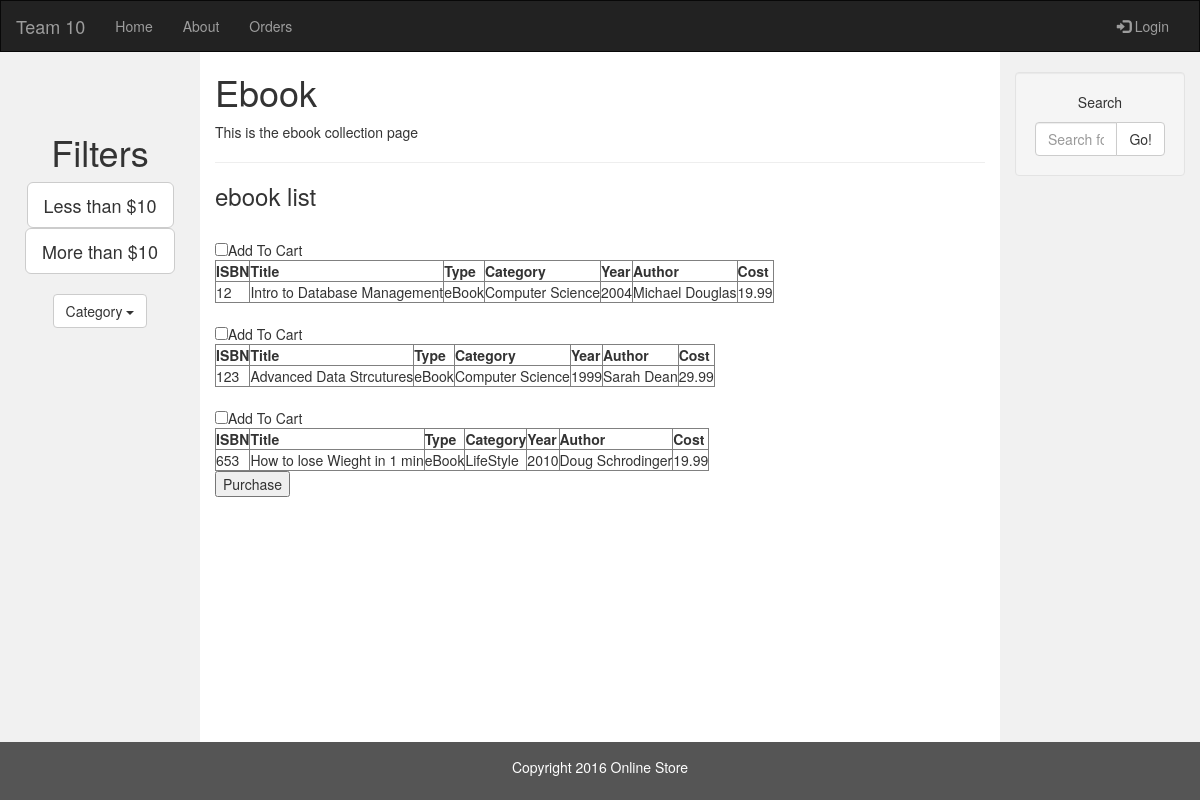
The app's page /ebook.php with its own data.
### tables this page shows
CREATE TABLE IF NOT EXISTS `mediadescription` (
  `ISBN` int(11) NOT NULL,
  `Title` varchar(45) NOT NULL,
  `Type` varchar(45) DEFAULT NULL,
  `Category` varchar(45) DEFAULT NULL,
  `Year` int(11) DEFAULT NULL,
  `Author` varchar(45) DEFAULT NULL,
  `Cost` decimal(6,2) DEFAULT NULL,
  PRIMARY KEY (`ISBN`)
);

### src/ebooklist.php (the view, shortened to what this page needs)
			<?php
$host = '127.0.0.1:3306';
$user = 'root';
$password = 'pleaseconnect123';
$dbName = 'shoppingcart12';
$conn = new mysqli($host,$user,$password,$dbName);
handleEvent(displayVideo($conn));
function displayVideo($conn){
	$sql = "SELECT * FROM mediadescription WHERE Type = 'eBook'";
	$result = $conn->query($sql);
	$counter = 0;
	if($result->num_rows > 0){
		?>
		<form action = "<?php echo $_SERVER['PHP_SELF'];?>" method = "POST">
		<?php
		while($row = $result->fetch_assoc()){
			echo "<br>";
			echo "<table border=1>
			<tr>
			<th>ISBN</th>
			<th>Title</th>
			<th>Type</th>
			<th>Category</th>
			<th>Year</th>
			<th>Author</th>
			<th>Cost</th>
			</tr>";
			?>
			<input type = "checkbox" name = "videolist[]" value = "<?php echo $row['ISBN'];?>">Add To Cart</input>
			</form>
			<?php
			echo "<tr>";
			echo "<td>" . $row['ISBN'] . "</td>";
			global $isbnArr;
			$isbnArr[$counter] = $row['ISBN'];
			echo "<td>" . $row['Title'] . "</td>";
			echo "<td>" . $row['Type'] . "</td>";
			echo "<td>" . $row['Category'] . "</td>";
			echo "<td>" . $row['Year'] . "</td>";
			echo "<td>" . $row['Author'] . "</td>";
			echo "<td>" . $row['Cost'] . "</td>";
			echo "</tr>";
			?>
			<?php
			echo "</table>";
			++$counter;
		}
	}
	return $isbnArr;
}
?>

### records on screen
mediadescription: ISBN "12", Title "Intro to Database Management", Type "eBook", Category "Computer Science", Year "2004", Author "Michael Douglas", Cost "19.99"
mediadescription: ISBN "123", Title "Advanced Data Strcutures", Type "eBook", Category "Computer Science", Year "1999", Author "Sarah Dean", Cost "29.99"
mediadescription: ISBN "653", Title "How to lose Wieght in 1 min", Type "eBook", Category "LifeStyle", Year "2010", Author "Doug Schrodinger", Cost "19.99"
